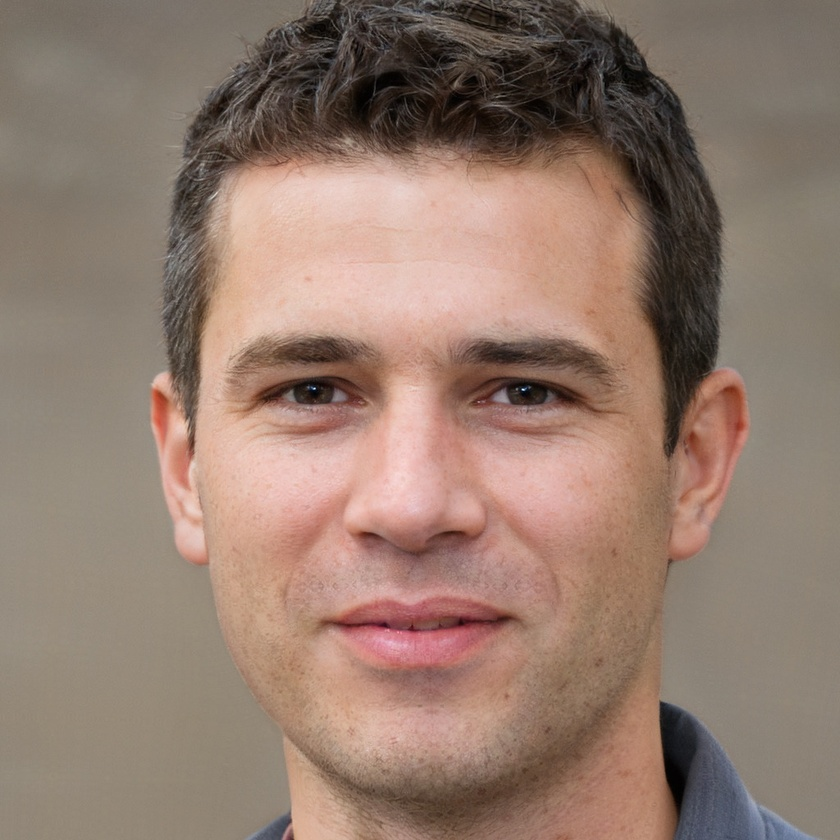
#> input picture aiFace1.jpeg, 840 x 840 px, shrunk from 1024 x 1024 before the run
$ python detect_program.py   (older library calls are emulated)
#> lines starting #> are read from the running program, lines starting #| are printed output that depends on the picture
import cv2
import numpy as np
import os


def analyze_anatomical_inconsistencies(image):
    """
    Analyze anatomical and structural inconsistencies by detecting faces and eyes.
    Uses Haar Cascade classifiers to detect faces and eyes within the face region.
    If a detected face does not show exactly two eyes, that may be an indication of inconsistency.

    Returns:
        suspicion_score (float): A score between 0 (no suspicion) and 1 (high suspicion).
    """
    # Convert the image to grayscale (required for the Haar classifiers)
    gray = cv2.cvtColor(image, cv2.COLOR_BGR2GRAY)

    # Load pre-trained Haar cascade classifiers for face and eye detection.
    face_cascade = cv2.CascadeClassifier(cv2.data.haarcascades + 'haarcascade_frontalface_default.xml')
    eye_cascade = cv2.CascadeClassifier(cv2.data.haarcascades + 'haarcascade_eye.xml')

    # Detect faces in the grayscale image.
    faces = face_cascade.detectMultiScale(gray, scaleFactor=1.1, minNeighbors=5)

    suspicion = 0.0  # Accumulator for suspicion
    count_faces = 0  # Count of faces detected

    # For each detected face, detect eyes and update suspicion if the count isn't exactly two.
    for (x, y, w, h) in faces:
        count_faces += 1
        # Extract the region-of-interest (ROI) for the face.
        face_roi = gray[y:y + h, x:x + w]
        # Detect eyes within the face region.
        eyes = eye_cascade.detectMultiScale(face_roi, scaleFactor=1.1, minNeighbors=3)
        # If the number of eyes detected is not exactly 2, increase the suspicion.
        if len(eyes) != 2:
            suspicion += 1.0

    # If at least one face was detected, normalize the suspicion score.
    if count_faces > 0:
        suspicion_score = suspicion / count_faces
    else:
        # No faces detected – anatomical consistency cannot be evaluated.
        suspicion_score = 0.0

    return suspicion_score


def analyze_texture_details(image):
    """
    Analyze texture and detail issues using the variance of the Laplacian.
    The Laplacian operator highlights edges. Low variance indicates low edge information,
    which may be a sign of over-smoothing (a potential artifact of AI-generated images).

    Returns:
        suspicion (float): A score between 0 (normal texture) and 1 (over-smoothed).
    """
    # Convert image to grayscale for texture analysis.
    gray = cv2.cvtColor(image, cv2.COLOR_BGR2GRAY)

    # Compute the Laplacian of the image.
    laplacian = cv2.Laplacian(gray, cv2.CV_64F)
    variance = laplacian.var()  # Edge "energy" measure

    # Define an arbitrary threshold for low variance (over-smoothing).
    threshold = 100.0

    if variance < threshold:
        # The lower the variance, the higher the suspicion that the image is over-smoothed.
        suspicion = (threshold - variance) / threshold
        suspicion = np.clip(suspicion, 0.0, 1.0)
    else:
        suspicion = 0.0

    return suspicion


def analyze_color_inconsistencies(image):
    """
    Analyze color inconsistencies by measuring the correlation between color channels.
    Natural photographs usually have high correlation between red, green, and blue channels.
    Lower-than-expected correlation might indicate synthetic artifacts.

    Returns:
        suspicion_score (float): A score between 0 (normal) and 1 (high color inconsistency).
    """
    # Split the image into Blue, Green, and Red channels.
    (B, G, R) = cv2.split(image)

    # Flatten each channel to 1D arrays for correlation computation.
    B = B.flatten().astype(np.float32)
    G = G.flatten().astype(np.float32)
    R = R.flatten().astype(np.float32)

    # Compute pairwise correlation coefficients between channels.
    corr_bg = np.corrcoef(B, G)[0, 1]
    corr_br = np.corrcoef(B, R)[0, 1]
    corr_gr = np.corrcoef(G, R)[0, 1]

    # For natural images, correlations are generally high (e.g., above 0.9).
    threshold_corr = 0.9
    suspicion = 0.0

    # For each pair, if the correlation is below the threshold, add proportional suspicion.
    if corr_bg < threshold_corr:
        suspicion += (threshold_corr - corr_bg) / threshold_corr
    if corr_br < threshold_corr:
        suspicion += (threshold_corr - corr_br) / threshold_corr
    if corr_gr < threshold_corr:
        suspicion += (threshold_corr - corr_gr) / threshold_corr

    # Average the suspicion over the three comparisons.
    suspicion_score = suspicion / 3.0
    suspicion_score = np.clip(suspicion_score, 0.0, 1.0)
    return suspicion_score


def analyze_lighting(image):
    """
    Analyze lighting, shadows, and reflections by examining the brightness distribution.
    Natural images tend to have a balanced range of brightness and contrast.
    Extreme brightness or darkness, or very low/high contrast, might be a sign of AI generation.

    Returns:
        suspicion (float): A score between 0 (normal lighting) and 1 (abnormal lighting).
    """
    # Convert the image to grayscale to analyze intensity.
    gray = cv2.cvtColor(image, cv2.COLOR_BGR2GRAY)

    # Calculate the mean and standard deviation of brightness.
    mean_intensity = np.mean(gray)
    std_intensity = np.std(gray)

    suspicion = 0.0
    # Heuristic: if mean intensity is very low or very high, increase suspicion.
    if mean_intensity < 60 or mean_intensity > 190:
        suspicion += 0.5
    # Heuristic: if contrast (std. deviation) is too low or too high, increase suspicion.
    if std_intensity < 20 or std_intensity > 80:
        suspicion += 0.5

    # Ensure the suspicion score is between 0 and 1.
    suspicion = np.clip(suspicion, 0.0, 1.0)
    return suspicion


def analyze_image(image_path):
    """
    Main function to analyze an image for potential AI generation.
    Analyzes:
        - Anatomical and structural inconsistencies (face & eye detection)
        - Texture and detail issues (Laplacian variance)
        - Color inconsistencies (channel correlation)
        - Lighting, shadows, and reflections (brightness statistics)

    Prints individual suspicion scores and aggregates a final score.
    """
    # Load the image from the given path.
    image = cv2.imread(image_path)
    if image is None:
        print("Error: Unable to load image at", image_path)
        return

    # Analyze each trait and obtain scores between 0 and 1.
    anatomical_score = analyze_anatomical_inconsistencies(image)
    print(f"Anatomical Inconsistency Score: {anatomical_score:.2f}")

    texture_score = analyze_texture_details(image)
    print(f"Texture and Detail Score: {texture_score:.2f}")

    color_score = analyze_color_inconsistencies(image)
    print(f"Color Inconsistency Score: {color_score:.2f}")

    lighting_score = analyze_lighting(image)
    print(f"Lighting and Shadows Score: {lighting_score:.2f}")

    # Aggregate the scores (averaging here; weighting can be applied if needed).
    final_score = (anatomical_score + texture_score + color_score + lighting_score) / 4.0
    print(f"Final Suspicion Score: {final_score:.2f}")

    # Define a threshold to decide whether the image is likely AI-generated.
    threshold = 0.5  # This threshold is heuristic and may need tuning.
    if final_score >= threshold:
        print("Verdict: The image is likely AI-generated.\n")
    else:
        print("Verdict: The image is likely human-generated.\n")


if __name__ == "__main__":
    # Main loop: repeatedly ask the user to input an image filename until they choose to exit.
    while True:
        # Prompt the user to enter the image filename (assumed to be in the same folder as the script).
        image_filename = input("Enter the name of the image file (with extension, e.g., image.jpg): ").strip()
#> the answer given: aiFace1.jpeg

        # Construct the full path assuming the file is in the current directory.
        image_path = os.path.join(".", image_filename)

        # Check if the file exists before analyzing.
        if not os.path.isfile(image_path):
            print(f"Error: The file '{image_filename}' does not exist in the current directory.\n")
        else:
            # Analyze the image.
            analyze_image(image_path)
#> in analyze_image, image is the input picture: shape (840, 840, 3); mean B, G, R 110.3, 123.4, 147.4
#> in analyze_anatomical_inconsistencies, `gray = cv2.cvtColor(image, cv2.COLOR_BGR2GRAY)`:
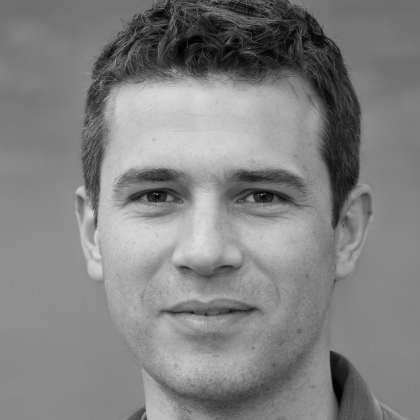
#> gray: shape (840, 840) (shown at 1/2 size); min 0, max 240, mean 129.1
#> in analyze_anatomical_inconsistencies, `faces = face_cascade.detectMultiScale(gray, scaleFactor=1.1, minNeighb..`: faces = [[119, 157, 602, 602]]
#> the loop in analyze_anatomical_inconsistencies, `for (x, y, w, h) in faces:` made 1 pass
#> (x, y, w, h, count_faces, eyes) on pass 1: (119, 157, 602, 602, 1, [[329, 180, 120, 120], [117, 163, 144, 144]])
#> pass 1, in analyze_anatomical_inconsistencies, `face_roi = gray[y:y + h, x:x + w]`:
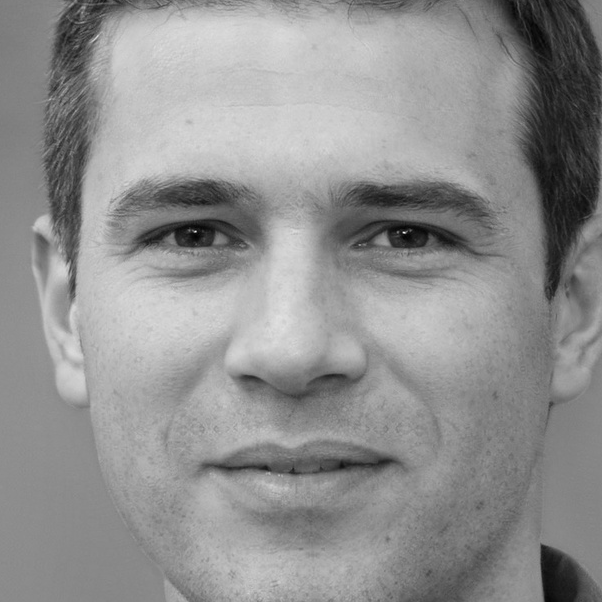
#> face_roi: shape (602, 602); min 3, max 240, mean 144.2
#> after the loop in analyze_anatomical_inconsistencies, `for (x, y, w, h) in faces:`: count_faces = 1; suspicion = 0
#| Anatomical Inconsistency Score: 0.00
#> in analyze_texture_details, `laplacian = cv2.Laplacian(gray, cv2.CV_64F)`:
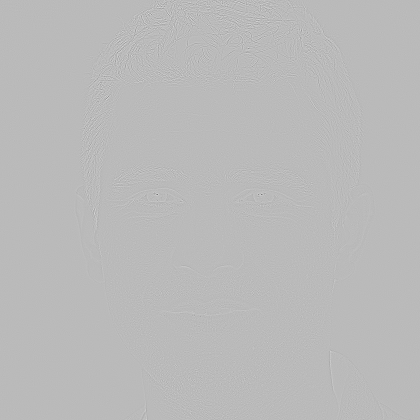
#> laplacian: shape (840, 840) float64 (shown at 1/2 size); min -417, max 154, mean 0; drawn with min black and max white
#> in analyze_texture_details, `variance = laplacian.var()  # Edge "energy" measure`: variance = 141.7
#> in analyze_image, `texture_score = analyze_texture_details(image)`: texture_score = 0
#| Texture and Detail Score: 0.00
#> in analyze_color_inconsistencies, `(B, G, R) = cv2.split(image)`:
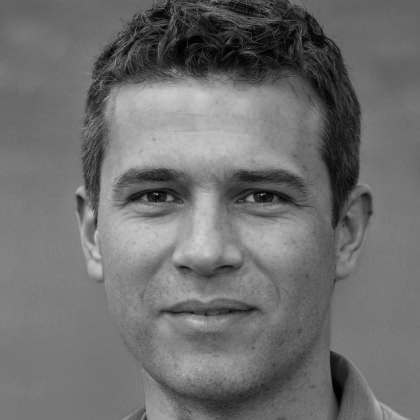
#> B: shape (840, 840) (shown at 1/2 size); min 0, max 255, mean 110.3
#> in analyze_color_inconsistencies, `(B, G, R) = cv2.split(image)`:
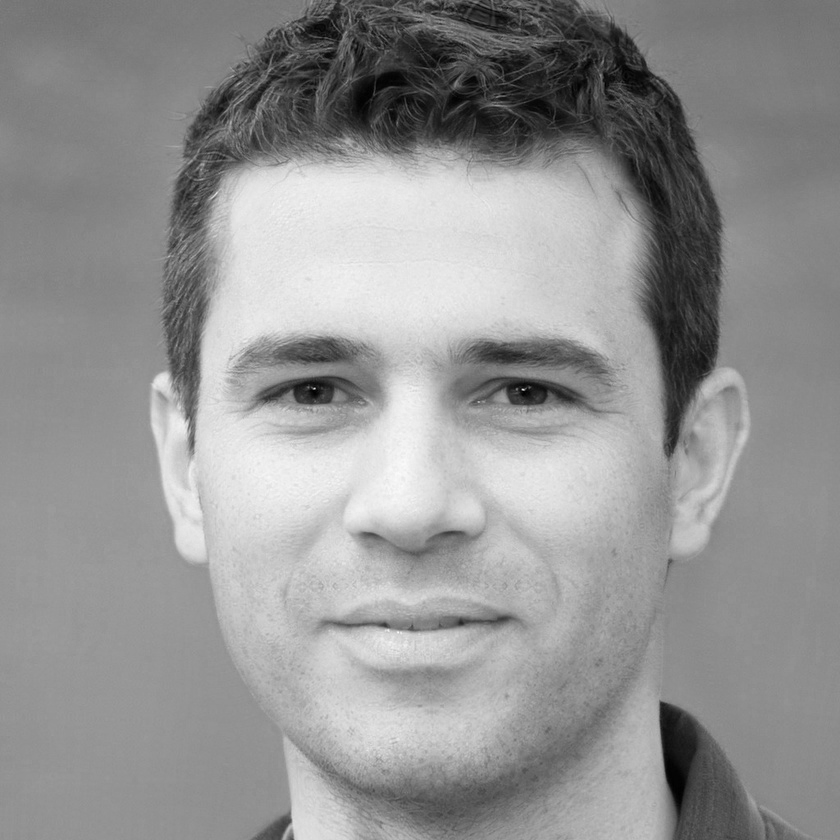
#> R: shape (840, 840); min 0, max 251, mean 147.4
#> in analyze_color_inconsistencies, `corr_bg = np.corrcoef(B, G)[0, 1]`: corr_bg = 0.986
#> in analyze_color_inconsistencies, `corr_br = np.corrcoef(B, R)[0, 1]`: corr_br = 0.913
#> in analyze_color_inconsistencies, `corr_gr = np.corrcoef(G, R)[0, 1]`: corr_gr = 0.942
#> in analyze_image, `color_score = analyze_color_inconsistencies(image)`: color_score = 0
#| Color Inconsistency Score: 0.00
#> in analyze_lighting, `mean_intensity = np.mean(gray)`: mean_intensity = 129.1
#> in analyze_lighting, `std_intensity = np.std(gray)`: std_intensity = 41.71
#> in analyze_image, `lighting_score = analyze_lighting(image)`: lighting_score = 0
#| Lighting and Shadows Score: 0.00
#| Final Suspicion Score: 0.00

        # Ask the user if they want to analyze another image.
        user_choice = input("Would you like to analyze another image? (y/n): ").strip().lower()
#> the answer given: n
        if user_choice not in ("y", "yes"):
            print("Exiting program.")
            break

$ run again, on aiFace3.jpeg
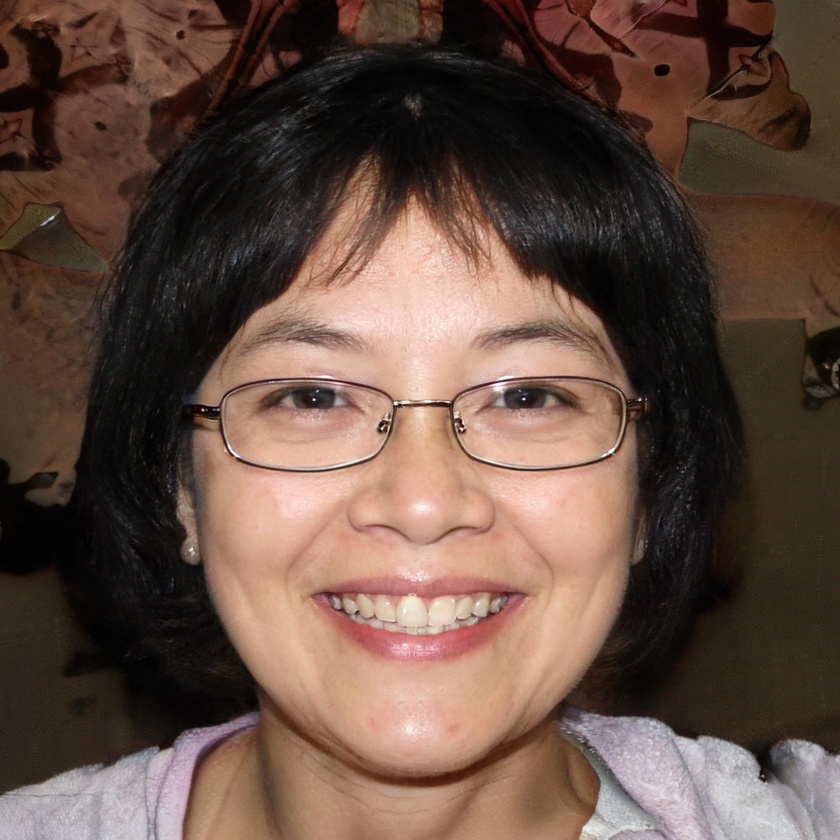
#> input picture aiFace3.jpeg, 840 x 840 px, shrunk from 1024 x 1024 before the run
#> in analyze_image, image is the input picture: shape (840, 840, 3); mean B, G, R 66.4, 77.8, 100.7
#> faces = [[208, 32, 27, 27], [27, 302, 86, 86], [168, 212, 506, 506]]
#> the loop in analyze_anatomical_inconsistencies, `for (x, y, w, h) in faces:` made 3 passes
#> after the loop in analyze_anatomical_inconsistencies, `for (x, y, w, h) in faces:`: count_faces = 3
#> suspicion_score = 1
#| Anatomical Inconsistency Score: 1.00
#> in analyze_texture_details, `laplacian = cv2.Laplacian(gray, cv2.CV_64F)`:
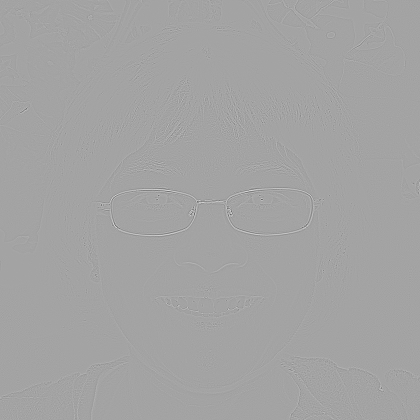
#> laplacian: shape (840, 840) float64 (shown at 1/2 size); min -393, max 220, mean 0; drawn with min black and max white
#> variance = 149.2
#> texture_score = 0
#| Texture and Detail Score: 0.00
#> in analyze_color_inconsistencies, `(B, G, R) = cv2.split(image)`:
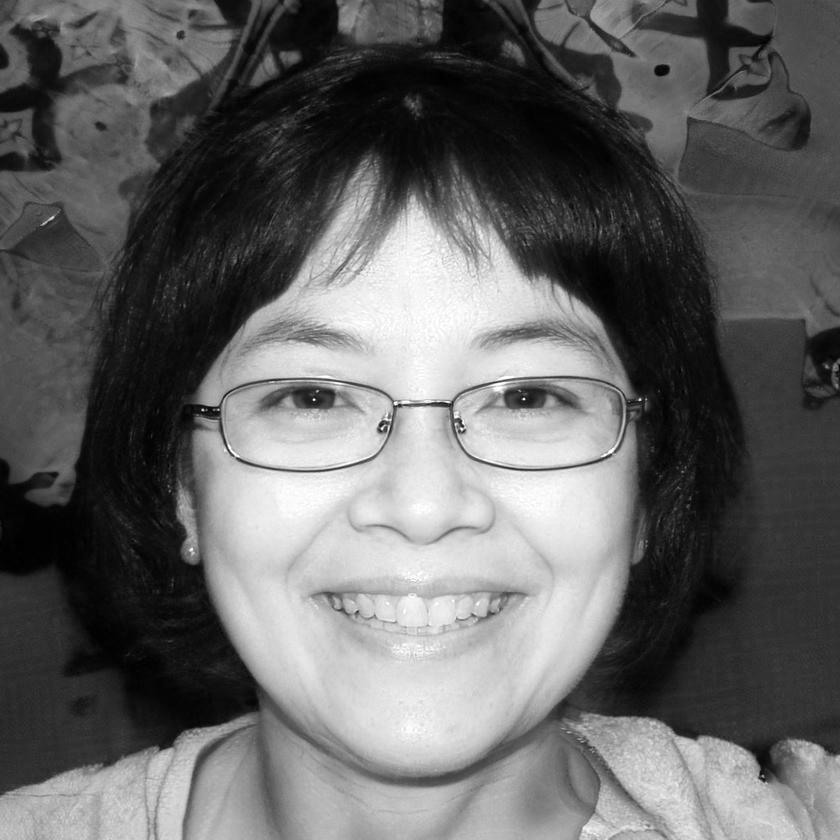
#> R: shape (840, 840); min 0, max 255, mean 100.7
#> corr_bg = 0.987
#> corr_br = 0.951
#> corr_gr = 0.981
#> color_score = 0
#| Color Inconsistency Score: 0.00
#> mean_intensity = 83.34
#> std_intensity = 66.79
#> lighting_score = 0
#| Lighting and Shadows Score: 0.00
#> final_score = 0.25
#| Final Suspicion Score: 0.25
